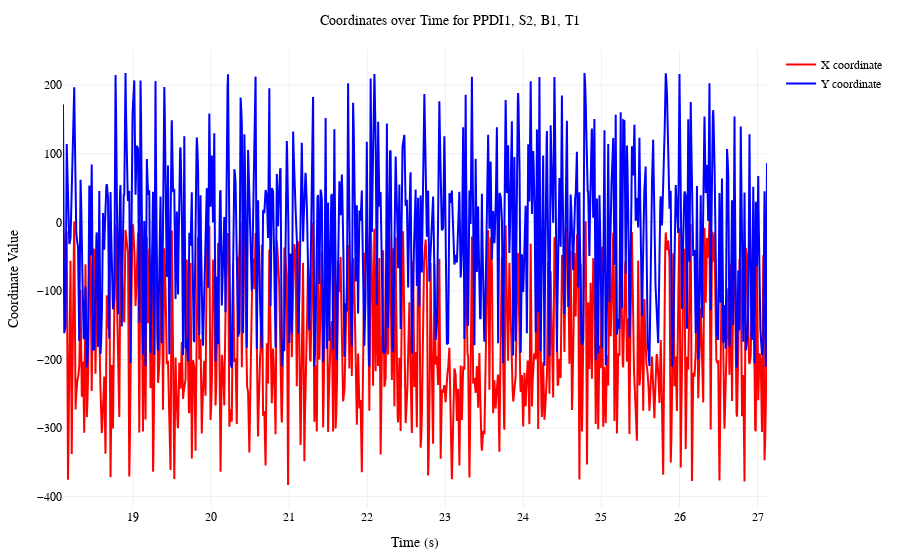

Notebook code cell kept with this figure:
### Code cell
plot_trial_coordinates(
    trial_df,
    x="x_interpolated",
    y="y_interpolated",
    time="time_original",
    plot_over_time=True,
)

### Figure 1 — Plotly figure (JSON) as saved in the notebook; plotly's stock layout.template omitted (floating-point values rounded to 4 significant figures; data arrays with more than 128 entries replaced by an {"elided": "..."} marker saying what was removed)
{"data": [{"line": {"color": "red"}, "mode": "lines", "name": "X coordinate", "type": "scatter", "x": {"elided": "9019 float values"}, "y": {"elided": "9019 float values"}}, {"line": {"color": "blue"}, "mode": "lines", "name": "Y coordinate", "type": "scatter", "x": {"elided": "9019 float values"}, "y": {"elided": "9019 float values"}}], "layout": {"font": {"color": "black", "family": "Times New Roman", "size": 12}, "margin": {"b": 50, "l": 50, "r": 50, "t": 50}, "showlegend": true, "title": {"font": {"size": 14}, "text": "Coordinates over Time for PPDI1, S2, B1, T1", "x": 0.5}, "xaxis": {"title": {"text": "Time (s)"}}, "yaxis": {"title": {"text": "Coordinate Value"}}}}
